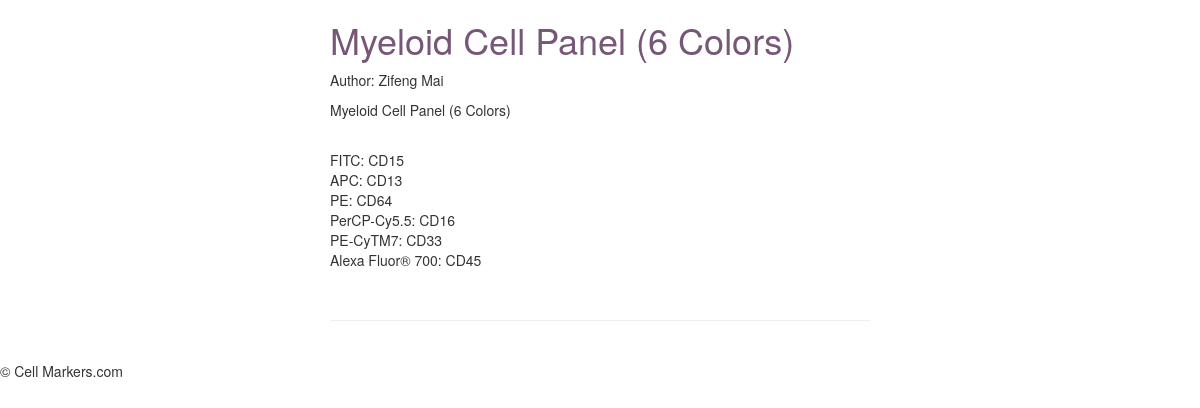
The app's page /myeloid-cell-panel-6-colors/ with its own data.
### panel/models.py (models this page shows, shortened)
class panel(models.Model):
	user = models.ForeignKey(settings.AUTH_USER_MODEL, default=1)
	title = models.CharField(max_length = 120)
	slug = models.SlugField(unique=True)
	image = models.ImageField(upload_to=upload_location,
			null=True,
			blank=True,
			width_field="width_field",
			height_field="height_field")
	height_field = models.IntegerField(default=0)
	width_field = models.IntegerField(default=0)
	description = models.TextField()
	draft = models.BooleanField(default=False)
	publish = models.DateField(auto_now=False, auto_now_add=False)
	updated = models.DateTimeField(auto_now=True, auto_now_add=False)
	timestamp = models.DateTimeField(auto_now=False, auto_now_add=True)
	objects = panel_manager()
	cells = models.CharField(max_length=50, choices=celltype.cell_types())
	markers = models.CharField(max_length = 120, default=[display[1] for display in ablist.total_t_cell_list()], editable=True)
	class Meta:
		ordering = ["-timestamp", "-updated"]

### panel/views.py (the view)
# urls.py: url(r'^(?P<slug>[\w-]+)/$', panel_detail, name="detail"),
def panel_detail(request,slug=None):
	instance = get_object_or_404(panel, slug=slug)
	if instance.publish > timezone.now().date() or instance.draft:
		if not request.user.is_staff or not request.user.is_superuser:
			raise Http404
	share_string = quote_plus(instance.description)
	context = {
		"title": instance.title,
		"instance": instance,
		"share_string": share_string
	}
	return render(request, "panel_detail.html", context)

### panel/templatetags/urlify.py (called while the page is built)
@register.filter
def urlify(value):
	return quote_plus(value)

### templates/panel_detail.html (shortened to what this page needs)
{% extends "base.html" %}
{% load urlify %}
{% block content %}
<div class='col-sm-6 col-sm-offset-3'>
<h1> {{ title }} <samll>{% if instance.draft %}<span style='color:red;'>Draft</span> {% endif %} </samll></h1>
{% if instance.user.get_full_name %}
<p>Author: {{ instance.user.get_full_name }} </p>
{% endif %}
{{instance.title|linebreaks}}<br/>
<div class='row'>
<div class='col-sm-12'>
{{ instance.description|linebreaks }}<br/>
<hr/>
<br/>
</div>
</div>
</div>
{% endblock content %}

### static/css/base.css (style rules this page uses)
h1 { color: #765777; }

### records on screen
panel: title "Myeloid Cell Panel (6 Colors)", user.get_full_name "Zifeng Mai", description "FITC: CD15 APC: CD13 PE: CD64 PerCP-Cy5.5: CD16 PE-CyTM7: CD33 Alexa Fluor® 700: CD45"
